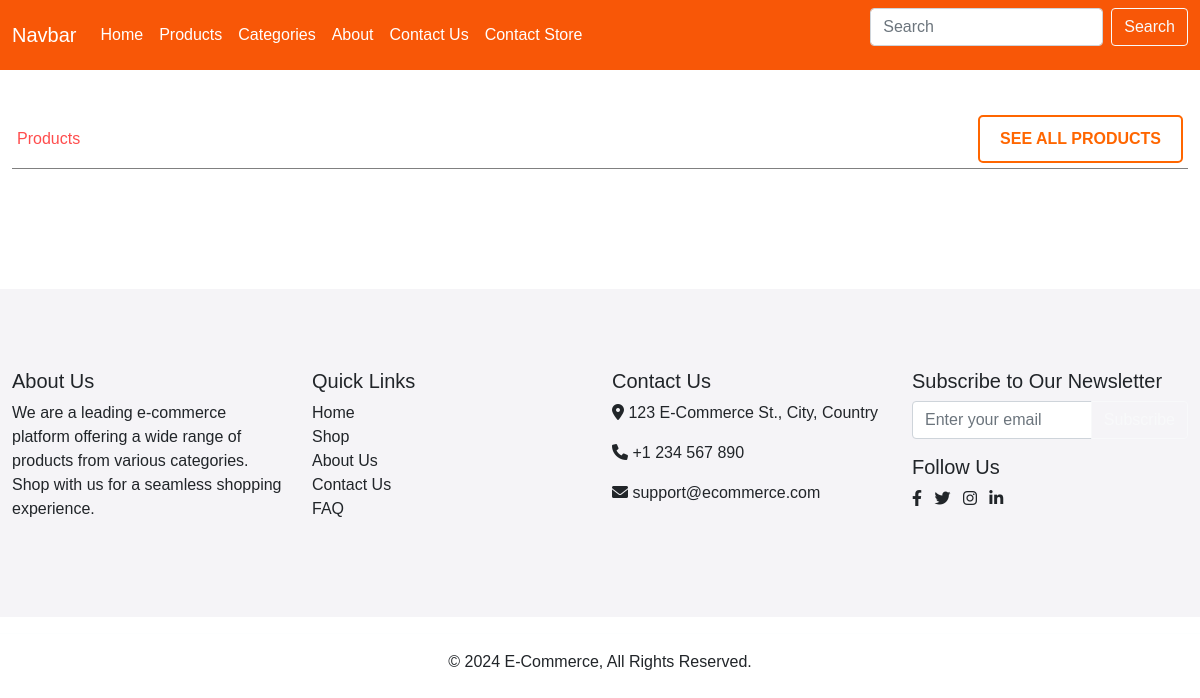
Page /product/products on the earlier database version.
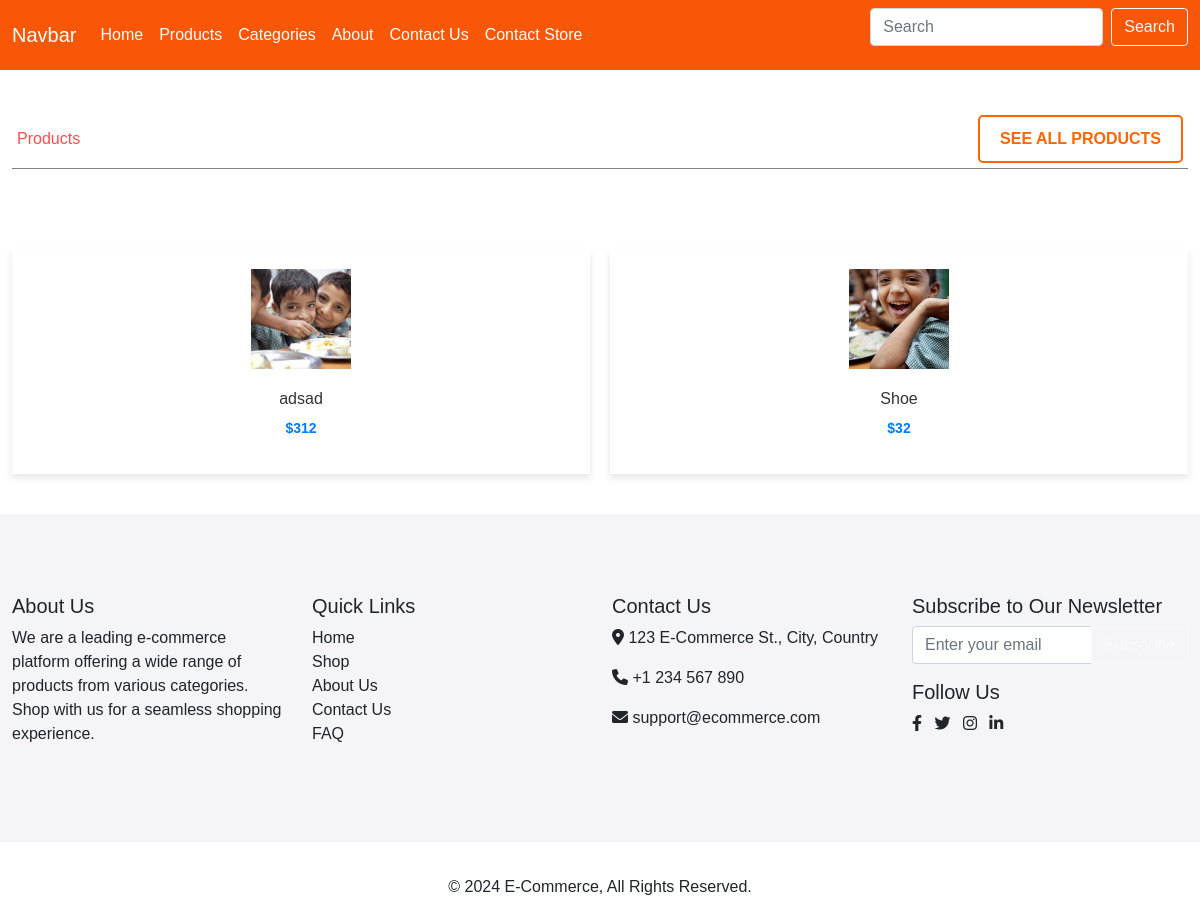
Same page on the later database version.
### adminPanel/models.py (models this page shows, shortened)
class Product(models.Model):
    name = models.CharField(max_length = 2000)
    price = models.IntegerField()
    discount = models.IntegerField()
    image = models.ImageField(upload_to='products/images/', null = True, max_length=250, default=None)
    description = models.TextField()
    category = models.ForeignKey(Category, on_delete=models.CASCADE)
    stock = models.IntegerField(default=0)

### product/views.py (the view)
# urls.py: path('products', views.products, name = "product"),
def products(request):
    all_products = Product.objects.all()
    data = {
        "title" : 'Products',
        "products" : all_products,
    }
    return render(request, "product.html", data)

### templates/product.html (shortened to what this page needs)
{% extends "master.html" %}
{% block content %}
{% load static %}
<!DOCTYPE html>
<html lang="en">
<head>
    <link rel="stylesheet" href="{% static 'css/product_style.css' %}">
</head>
<div class="container">
    <div class="flash-sale-section">
      <div class="sale-text">
          <p class="on-sale">Products</p>
      </div>
      <div class="shop-all-button">
          <a href="#">SEE ALL PRODUCTS</a>
      </div>
  </div>
</div>
{% include "utilities/products.html" %}
</html>
{% endblock %}

### templates/utilities/products.html (shortened to what this page needs)
{% load static %}
<!DOCTYPE html>
<html lang="en">
<head>
    <link rel="stylesheet" href="{% static 'css/product_style.css' %}">
</head>
<body>
    <div class="container">
        <div class="products-grid">
            {% for product in products %}
            <a href="{% url "productdetail" id=product.id %}" class="product-item">
                <img src="{{ product.image.url }}" alt="{{ product.name }}">
                <h3>{{ product.name }}</h3>
                <p class="price">${{ product.price }}</p>
            </a>
            {% endfor %}
        </div>
    </div>
</body>
</html>

Differences in the rows shown:
added Product: image (picture), name "adsad", price "312"
added Product: image (picture), name "Shoe", price "32"
